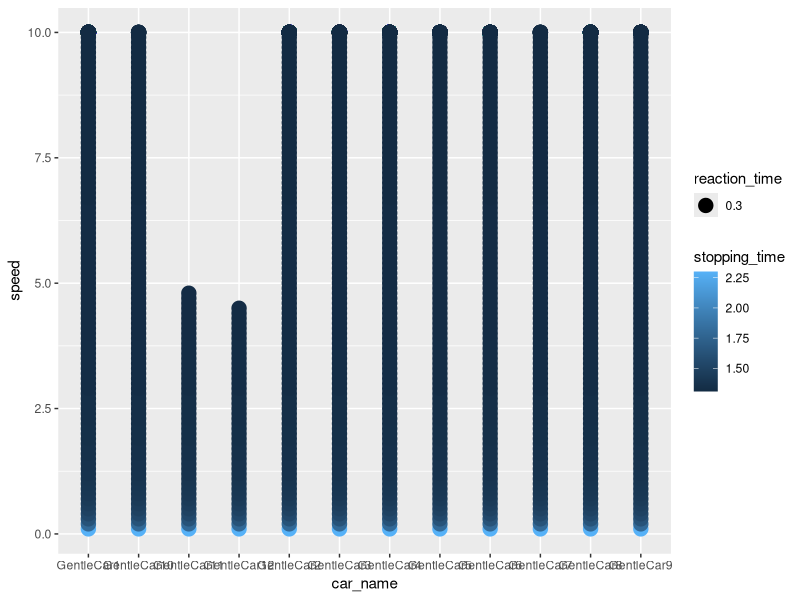

R code for this plot: (Note: this script raises an error after producing the figure.)
library("ggplot2")
library("dplyr")
d = read.csv("AVHV_Main/output/AVHV_Traffic_Lights/av.csv")
d$car_name = as.factor(d$car_name)
ggplot(d, aes(x=car_name, y=speed)) + geom_point(aes(col=stopping_time, size=reaction_time)) 


y = d %>% filter(car_name == "GentleCar29")
y$id = 1:nrow(y)
ggplot(y, aes(x=id, y=speed)) + geom_point(aes(col=stopping_time, size=reaction_time)) 

y = d %>% filter(car_name == "GentleCar60")
y$id = 1:nrow(y)
ggplot(y, aes(x=id, y=speed)) + geom_point(aes(col=stopping_time, size=reaction_time)) 
